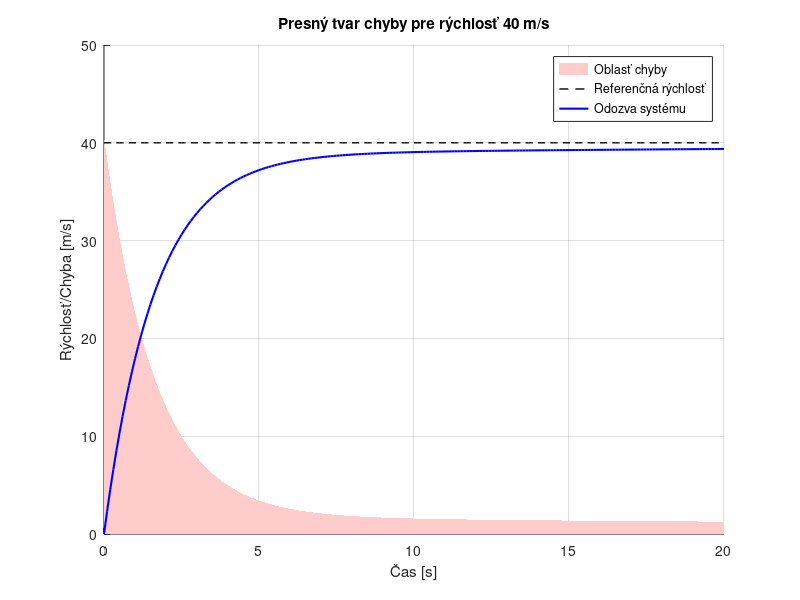

The MATLAB source for this figure:
clc, clear, close all

% Zakladne parametre
m = 1000;  % hmotnosť vozidla v kg
b = 50;    % koeficient odporu (sila trenia/odporu)
pozadovane_rychlosti = 10:1:40;  % požadované rýchlosti vozidla 

% Časový interval simulácie
t = 0:0.1:20;  

% Prevodová funkcia systému
s = tf('s');  
P_cruise = 1/(m * s + b);  

% Hodnoty pre PI regulátor
Kp = 600;  
Ki = 20;
C = pid(Kp, Ki);  

% Premmene na verifikaciu
pozadovane_rychlosti = 10:1:40;  
integrali = zeros(size(pozadovane_rychlosti));  
errory = {}; 
odozva = {}; 
casy = {}; 

for i = 1:length(pozadovane_rychlosti)
    r = pozadovane_rychlosti(i); 
    
    % Uzavretá slučka s PI regulátorom a systémom tempomatu
    T = feedback(C*P_cruise, 1); 
    
    % Simulácia odozvy systému
    [y, t_out] = step(r*T, t);  
    
    % Výpočet chyby a integrálu chyby
    e = r - y;  % Chyba medzi referenciou a skutočnou hodnotou
    integral_error = trapz(t_out, abs(e));  % Numerický integrál chyby pomocou metódy trapezoidov
    
    % Uloženie výsledkov
    integrali(i) = integral_error;
    errory{i} = abs(e);
    odozva{i} = y;
    casy{i} = t_out;
    
   
end

% Nájdeme index najväčšieho integrálu
[~, max_idx] = max(integrali);

% Vizualizácia plochy pre najväčší integrál
t_max = casy{max_idx};
e_max = errory{max_idx};
r_max = pozadovane_rychlosti(max_idx);
y_max = odozva{max_idx};

% Zvýraznenie plochy pod krivkou chyby
figure;
hold on;

% Posunutie chyby do kladných hodnôt
offset = abs(min(e_max));
e_posunuta = e_max + offset; 
area(t_max, e_posunuta, 'FaceColor', [1, 0.8, 0.8], 'EdgeColor', 'none', ...
     'DisplayName', 'Oblasť chyby');

% Referenčná rýchlosť
plot(t_max, r_max * ones(size(t_max)), 'k--', 'LineWidth', 1, ...
     'DisplayName', 'Referenčná rýchlosť');

% Odozva systému
plot(t_max, y_max, 'b', 'LineWidth', 1.5, 'DisplayName', 'Odozva systému');

xlabel('Čas [s]');
ylabel('Rýchlosť/Chyba [m/s]');
title(sprintf('Presný tvar chyby pre rýchlosť %d m/s', r_max));
legend('show');
grid on;

% Výsledky
disp('Integrály riadiacej veličiny pre jednotlivé rýchlosti:');
for i = 1:length(pozadovane_rychlosti)
    fprintf('Rýchlosť %d m/s: Integrál = %.4f', pozadovane_rychlosti(i), integrali(i));
end
